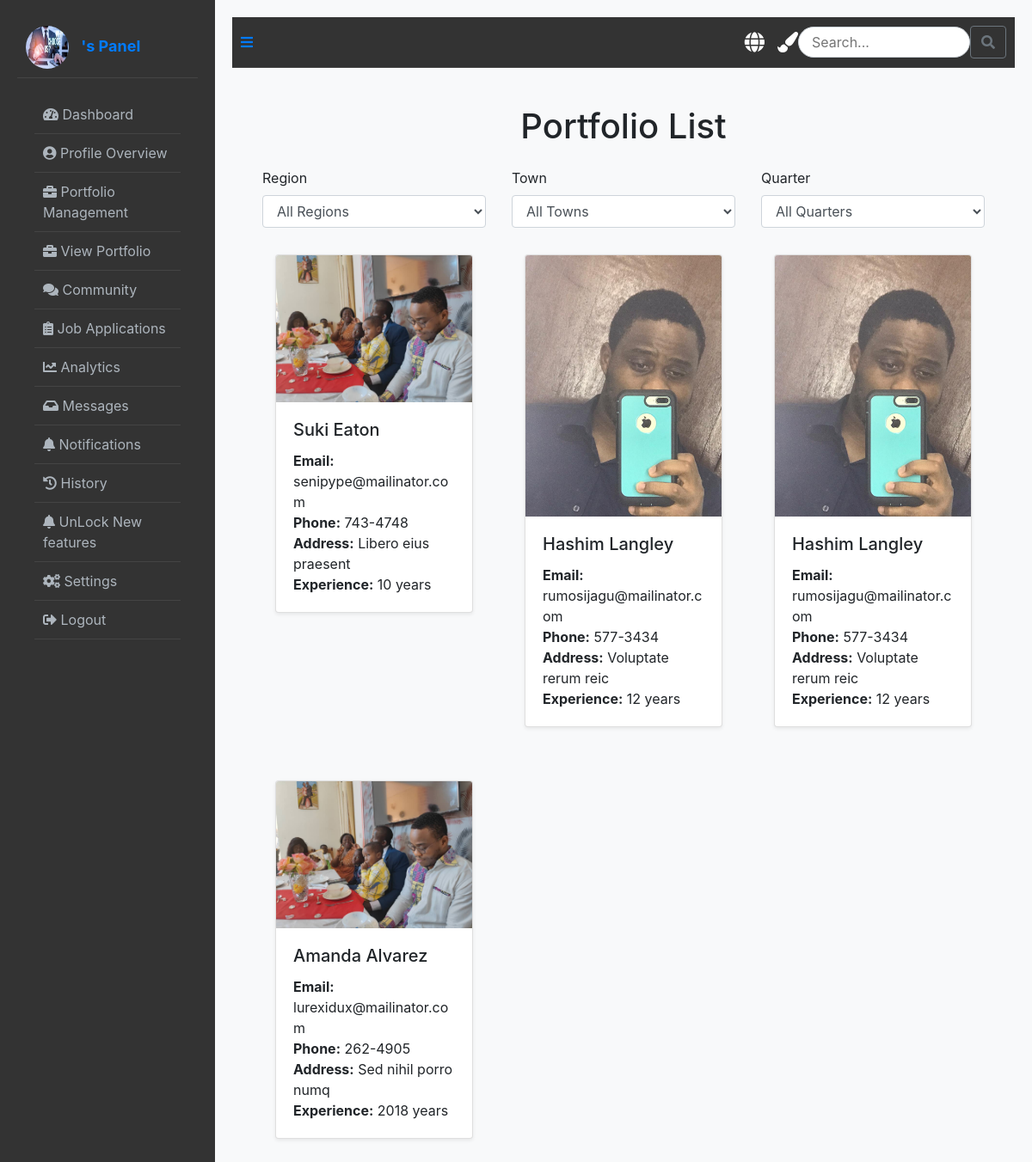
The page /portfolios/ on the database its author committed.
### job/models.py (models this page shows, shortened)
class Portfolio(models.Model):
    name = models.CharField(max_length=255)
    email = models.EmailField()
    address = models.TextField()
    phone = models.CharField(max_length=15)
    profile_photo = models.ImageField(upload_to='profile_photos/')
    years_of_experience = models.PositiveIntegerField()
    educational_level = models.ForeignKey(EducationalLevel, related_name='portfolios', on_delete=models.CASCADE)
    specification = models.ForeignKey(Specification, related_name='portfolios', on_delete=models.CASCADE)
    domain = models.ForeignKey(Domain, related_name='portfolios', on_delete=models.CASCADE)
    region = models.ForeignKey(Region, related_name='portfolios', on_delete=models.CASCADE)
    town = models.ForeignKey(Town, related_name='portfolios', on_delete=models.CASCADE)
    quarter = models.ForeignKey(Quarter, related_name='portfolios', on_delete=models.CASCADE)
    age = models.IntegerField(default='20')
    created_at = models.DateTimeField(default="2023-01-01 00:00:00", blank=True)  # Default to a specific date
    payment_status = models.CharField(max_length=20, default='not paid')  # New field for payment status

### job/views.py (the view)
# urls.py: path('portfolios/', portfolio_list_view, name='portfolio_list'),
def portfolio_list_view(request):
    selected_region = request.GET.get('region')
    selected_town = request.GET.get('town')
    selected_quarter = request.GET.get('quarter')
    portfolios = Portfolio.objects.all()
    if selected_region:
        selected_region = int(selected_region)  # Convert to integer
        portfolios = portfolios.filter(region_id=selected_region)
    if selected_town:
        selected_town = int(selected_town)  # Convert to integer
        portfolios = portfolios.filter(town_id=selected_town)
    if selected_quarter:
        selected_quarter = int(selected_quarter)  # Convert to integer
        portfolios = portfolios.filter(quarter_id=selected_quarter)
    regions = Region.objects.all()
    towns = Town.objects.all()
    quarters = Quarter.objects.all()
    context = {
        'portfolios': portfolios,
        'regions': regions,
        'towns': towns,
        'quarters': quarters,
        'selected_region': selected_region,
        'selected_town': selected_town,
        'selected_quarter': selected_quarter,
    }
    return render(request, 'panel/expert/view_portfoloi/portfolio_list.html', context)

### job/templates/panel/expert/view_portfoloi/portfolio_list.html (shortened to what this page needs)
{% extends 'panel/base/base_expert.html' %}
{% load static %}
{% block content %}
<div class="container">
    <h1 class="text-center my-4">Portfolio List</h1>
    <form method="get" class="filter-section row g-3">
        <div class="col-md-4">
            <label for="region">Region</label>
            <select name="region" id="region" class="form-control" onchange="this.form.submit()">
                <option value="">All Regions</option>
            </select>
        </div>
        <div class="col-md-4">
            <label for="town">Town</label>
            <select name="town" id="town" class="form-control" onchange="this.form.submit()">
                <option value="">All Towns</option>
            </select>
        </div>
        <div class="col-md-4">
            <label for="quarter">Quarter</label>
            <select name="quarter" id="quarter" class="form-control" onchange="this.form.submit()">
                <option value="">All Quarters</option>
            </select>
        </div>
    </form>
    <div class="row">
        {% for portfolio in portfolios %}
            <div class="col-md-4 my-3">
                <div class="card portfolio-card shadow-sm">
                    <img src="{{ portfolio.profile_photo.url }}" class="card-img-top" alt="{{ portfolio.name }}">
                    <div class="card-body">
                        <h5 class="card-title">{{ portfolio.name }}</h5>
                        <p class="card-text">
                            <strong>Email:</strong> {{ portfolio.email }}<br>
                            <strong>Phone:</strong> {{ portfolio.phone }}<br>
                            <strong>Address:</strong> {{ portfolio.address }}<br>
                            <strong>Experience:</strong> {{ portfolio.years_of_experience }} years
                        </p>
                    </div>
                </div>
            </div>
        {% endfor %}
    </div>
</div>
{% endblock %}

### job/static/css/momo2.css (style rules this page uses)
.dashboard-content h1 { margin-bottom: 20px; }
.form-control, .form-control-file { display: block; width: 100%; padding: 0.375rem 0.75rem; font-size: 1rem; line-height: 1.5; color: #495057; background-color: #fff; border: 1px solid #ced4da; border-radius: 0.25rem; transition: border-color 0.15s ease-in-out, box-shadow 0.15s ease-in-out; }
.card { margin: 15px; flex: 1 0 200px; max-width: 300px; }

### rows shown on the page
Portfolio: profile_photo (picture), name "Suki Eaton", email "senipype@mailinator.com", phone "743-4748", address "Libero eius praesent", years_of_experience "10"
Portfolio: profile_photo (picture), name "Hashim Langley", email "rumosijagu@mailinator.com", phone "577-3434", address "Voluptate rerum reic", years_of_experience "12"
Portfolio: profile_photo (picture), name "Hashim Langley", email "rumosijagu@mailinator.com", phone "577-3434", address "Voluptate rerum reic", years_of_experience "12"
Portfolio: profile_photo (picture), name "Amanda Alvarez", email "lurexidux@mailinator.com", phone "262-4905", address "Sed nihil porro numq", years_of_experience "2018"
